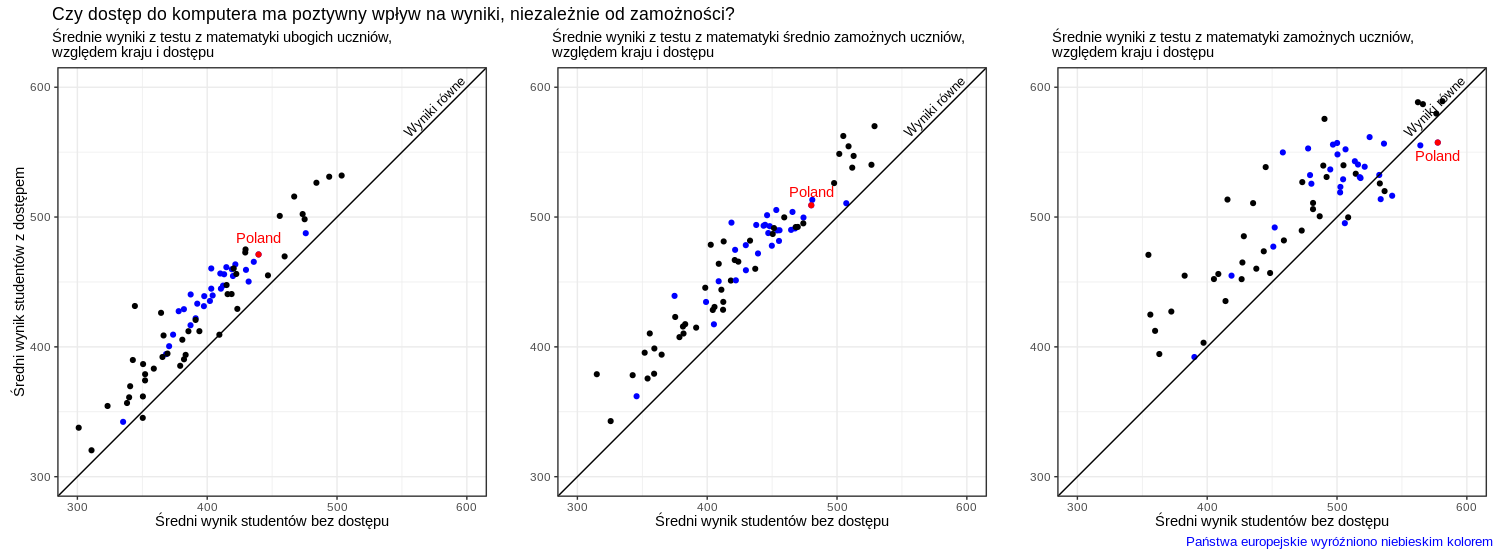

Here is the R script that generated this plot:
library("tidyr")
library("foreign")
library("intsvy")
library("dplyr")
library("ggplot2")
library("patchwork")

completeFUN <- function(data, desiredCols) {
  completeVec <- complete.cases(data[, desiredCols])
  return(data[completeVec, ])
}

students <- read.spss("CY6_MS_CMB_STU_QQQ.sav", use.value.labels = TRUE, to.data.frame = TRUE)
temp <- arrange(completeFUN(students, 'ESCS'), ESCS)

temp1 <- temp[round(0*nrow(temp)):round(0.25*nrow(temp)), ]
temp1 <- pisa2015.mean.pv(pvlabel = "MATH", by = c("CNT", "ST011Q04TA"), data = temp1)

temp2 <- temp[round(0.25*nrow(temp)):round(0.75*nrow(temp)), ]
temp2 <- pisa2015.mean.pv(pvlabel = "MATH", by = c("CNT", "ST011Q04TA"), data = temp2)

temp3 <- temp[round(0.75*nrow(temp)):round(1*nrow(temp)), ]
temp3 <- pisa2015.mean.pv(pvlabel = "MATH", by = c("CNT", "ST011Q04TA"), data = temp3)

temp1 <- temp1[,c(1,2,4,5)]
temp1 %>%
  select(CNT, ST011Q04TA, Mean) %>%
  na.omit %>%
  spread(ST011Q04TA, Mean) -> temp1Wide

temp2 <- temp2[,c(1,2,4,5)]
temp2 %>%
  select(CNT, ST011Q04TA, Mean) %>%
  na.omit %>%
  spread(ST011Q04TA, Mean) -> temp2Wide

temp3 <- temp3[,c(1,2,4,5)]
temp3 %>%
  select(CNT, ST011Q04TA, Mean) %>%
  na.omit %>%
  spread(ST011Q04TA, Mean) -> temp3Wide

some_eu_countries <- c("Portugal", "Spain", "France", "Switzerland", "Germany", "Austria", "Belgium", "United Kingdom", "Netherlands", "Denmark", "Poland", "Italy", "Croatia", "Slovenia", "Hungary", "Slovakia", "Czech Republic", "Norway", "Sweden", "Finland", "Estonia", "Latvia", "Lithuania", "Belarus", "Ukraine", "Moldova", "Romania", "Bosnia and Herzegovina", "Serbia", "Montenegro", "Macedonia", "Bulgaria", "Albania", "Greece", "Kosovo", "Luxembourg")

temp1Wide$europe = ifelse(temp1Wide$CNT %in% some_eu_countries, TRUE, FALSE)
temp2Wide$europe = ifelse(temp2Wide$CNT %in% some_eu_countries, TRUE, FALSE)
temp3Wide$europe = ifelse(temp3Wide$CNT %in% some_eu_countries, TRUE, FALSE)

name1 <- filter(temp1Wide, CNT == "Poland")
name2 <- filter(temp2Wide, CNT == "Poland")
name3 <- filter(temp3Wide, CNT == "Poland")

a  <- ggplot(temp1Wide, aes(No, Yes, color = europe)) +
  geom_point() +
  scale_color_manual(values = c('black', 'blue')) +
  geom_abline(slope=1, intercept = 0) + 
  annotate("text", x = 575, y = 585, label = "Wyniki równe", size = 3.5, angle = 45 ) + # Dodane przez Pawła
  geom_point(data = name1, aes(x = No, y = Yes), color = 'red') +
  geom_text(data = name1, aes(x = No, y = Yes + 13, label = CNT), color = 'red') +
  xlim(c(300,600)) +
  ylim(c(300, 600)) +
  labs(title = "Czy dostęp do komputera ma poztywny wpływ na wyniki, niezależnie od zamożności?",
       subtitle = "Średnie wyniki z testu z matematyki ubogich uczniów,\nwzględem kraju i dostępu") +
  xlab("Średni wynik studentów bez dostępu") +
  ylab("Średni wynik studentów z dostępem") +
  theme_bw() +
  theme(
    plot.caption = element_text(hjust = 0, size = 10),
    aspect.ratio = 1,
    legend.position = 'none'
  )

b <- ggplot(temp2Wide, aes(No, Yes, color = europe)) +
  geom_point() +
  scale_color_manual(values = c('black', 'blue')) +
  geom_abline(slope=1, intercept = 0) + 
  annotate("text", x = 575, y = 585, label = "Wyniki równe", size = 3.5, angle = 45 ) + # Dodane przez Pawła
  geom_point(data = name2, aes(x = No, y = Yes), color = 'red') +
  geom_text(data = name2, aes(x = No, y = Yes + 10, label = CNT), color = 'red') +
  xlim(c(300,600)) +
  ylim(c(300, 600)) +
  labs(title = "", subtitle = "Średnie wyniki z testu z matematyki średnio zamożnych uczniów,\nwzględem kraju i dostępu") +
  xlab("Średni wynik studentów bez dostępu") +
  ylab("") +
  theme_bw() +
  theme(
    plot.caption = element_text(hjust = 0, size = 10),
    aspect.ratio = 1,
    legend.position = 'none'
  )

c <- ggplot(temp3Wide, aes(No, Yes, color = europe)) +
  geom_point() +
  scale_color_manual(values = c('black', 'blue')) +
  geom_abline(slope=1, intercept = 0) + 
  annotate("text", x = 575, y = 585, label = "Wyniki równe", size = 3.5, angle = 45 ) + # Dodane przez Pawła
  geom_point(data = name3, aes(x = No, y = Yes), color = 'red') +
  geom_text(data = name3, aes(x = No, y = Yes - 10, label = CNT), color = 'red') +
  xlim(c(300,600)) +
  ylim(c(300, 600)) +
  labs(title = "", subtitle = "Średnie wyniki z testu z matematyki zamożnych uczniów,\nwzględem kraju i dostępu", caption = "Państwa europejskie wyróźniono niebieskim kolorem") +
  xlab("Średni wynik studentów bez dostępu") +
  ylab("") +
  theme_bw() +
  theme(
    plot.caption = element_text(hjust = 1, size = 10, color = "blue"),
    aspect.ratio = 1,
    legend.position = 'none'
  )

a + b + c
